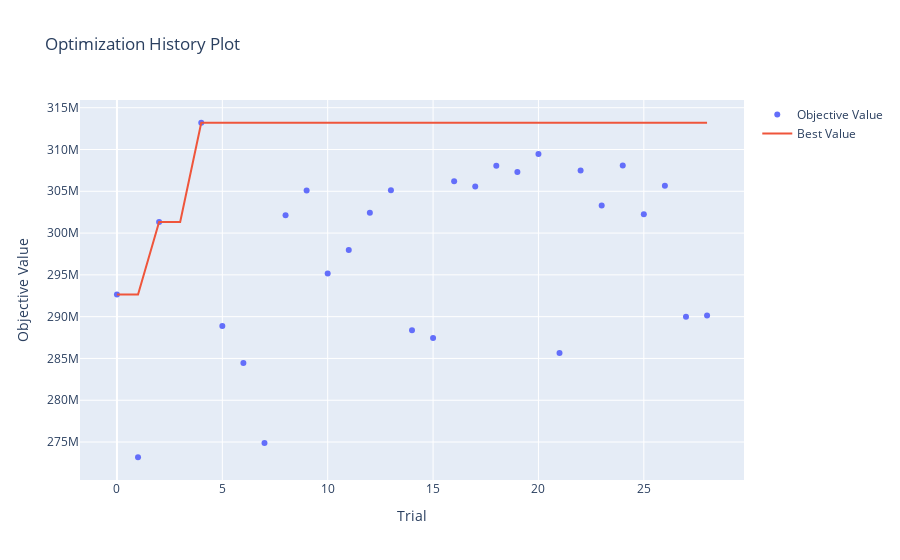

The code cell stored with this chart in its notebook:
### Markdown cell above
Analizamos los resultados as usual

### Code cell
optuna.visualization.plot_optimization_history(study)

### Figure 1 — Plotly figure (JSON) as saved in the notebook; plotly's stock layout.template omitted (floating-point values rounded to 4 significant figures)
{"data": [{"mode": "markers", "name": "Objective Value", "type": "scatter", "x": [0, 1, 2, 4, 5, 6, 7, 8, 9, 10, 11, 12, 13, 14, 15, 16, 17, 18, 19, 20, 21, 22, 23, 24, 25, 26, 27, 28], "y": [292640000, 273180000, 301320000, 313200000, 288880000, 284460000, 274880000, 302120000, 305080000, 295160000, 297980000, 302420000, 305120000, 288380000, 287440000, 306200000, 305560000, 308060000, 307320000, 309460000, 285660000, 307480000, 303300000, 308080000, 302260000, 305660000, 289980000, 290140000]}, {"mode": "lines", "name": "Best Value", "type": "scatter", "x": [0, 1, 2, 3, 4, 5, 6, 7, 8, 9, 10, 11, 12, 13, 14, 15, 16, 17, 18, 19, 20, 21, 22, 23, 24, 25, 26, 27, 28], "y": [292640000, 292640000, 301320000, 301320000, 313200000, 313200000, 313200000, 313200000, 313200000, 313200000, 313200000, 313200000, 313200000, 313200000, 313200000, 313200000, 313200000, 313200000, 313200000, 313200000, 313200000, 313200000, 313200000, 313200000, 313200000, 313200000, 313200000, 313200000, 313200000]}, {"marker": {"color": "#cccccc"}, "mode": "markers", "name": "Infeasible Trial", "showlegend": false, "type": "scatter", "x": [], "y": []}], "layout": {"title": {"text": "Optimization History Plot"}, "xaxis": {"title": {"text": "Trial"}}, "yaxis": {"title": {"text": "Objective Value"}}}}
